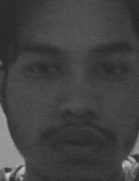
#> input picture Upload_image_here/0.jpg, 139 x 181 px; its folder holds only this picture in this run
$ python landmark.py
#> lines starting #> are read from the running program, lines starting #| are printed output that depends on the picture
import os
import time
import cv2 as cv
import pandas as pd
from save_csv import save

class Main:
    def __init__(self, imagePath, w_name='image',image_name=None, iteration=False):
        self.iteration = iteration
        self.image_name = image_name
        self.imagePath = imagePath
        self.windowName = w_name
        self.font = cv.FONT_HERSHEY_SIMPLEX
        self.line_type = cv.LINE_AA
        self.count = 0
        self.color = (255, 255, 255)
        self.co_ordinate = []

        cv.namedWindow(self.windowName)
        # Create a track bar for the point
        cv.createTrackbar('colorP', self.windowName, 0, 3, self.trackbar)


    # Callback function for trackbar that select the color
    def trackbar(self, x):
        print(x)
        if x == 0:
            self.color = (100, 0, 0)
        elif x == 1:
            self.color = (255, 0, 0)
        elif x == 2:
            self.color = (0, 255, 0)
        elif x == 3:
            self.color = (0, 0, 255)
        else:
            self.color = (255, 255, 255)

    def run(self):
        while True:
            #Reading the image
            self.image = cv.imread(self.imagePath, 1)
#> self.image is the input picture: shape (181, 139, 3); min 38, max 194, mean 65.6

            #Resizing the image if it's not (512, 512)
            if self.image.shape[0] != 200 and self.image.shape[1] !=200:
                self.image = cv.resize(self.image, (200, 200))
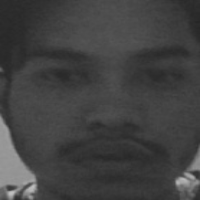
#> self.image: shape (200, 200, 3); min 38, max 192, mean 65.5

            print('Shape: {}'.format(self.image.shape))
#| Shape: (200, 200, 3)

            # Showing image
            cv.imshow(self.windowName, self.image)

            #Mouse call back
            self.mouseCallback()

            #Waiting for response
            response = self.waitkey()
            if response:
                break


    def mouseCallback(self):
        cv.setMouseCallback(self.windowName, self.onclick)

    def onclick(self, event, x, y, flags, param):
        if event == cv.EVENT_LBUTTONDOWN:
            print('Left Button: {}, {}'.format(x, y))

            #Saving the coordinate in temporory list
            self.co_ordinate.append((x, y))
            print(f'Co-ordinates: {self.co_ordinate}')

            # Show the point in image
            self.image = cv.circle(self.image, (x, y), 2, self.color, -1)

            # Showing the images
            self.showImage(self.image)

    def waitkey(self):
        key = cv.waitKey(0)
#> (key Esc is pressed here)
        if key == 27:
            quit()
#> (the program exits here)

$ run again, on Upload_image_here/108.jpg
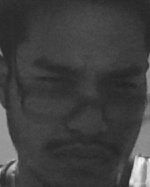
#> input picture Upload_image_here/108.jpg, 150 x 187 px
#> in run, self.image is the input picture: shape (187, 150, 3); min 34, max 243, mean 63.6
#> in run, `self.image = cv.resize(self.image, (200, 200))`:
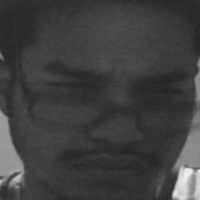
#> self.image: shape (200, 200, 3); min 34, max 242, mean 63.5
#| Shape: (200, 200, 3)

$ run again, on Upload_image_here/112.jpg
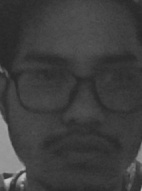
#> input picture Upload_image_here/112.jpg, 142 x 191 px
#> in run, self.image is the input picture: shape (191, 142, 3); min 38, max 198, mean 61.8
#> in run, `self.image = cv.resize(self.image, (200, 200))`:
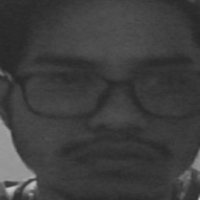
#> self.image: shape (200, 200, 3); min 38, max 196, mean 61.7
#| Shape: (200, 200, 3)

$ run again, on Upload_image_here/100.jpg
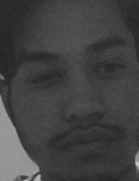
#> input picture Upload_image_here/100.jpg, 139 x 181 px
#> in run, self.image is the input picture: shape (181, 139, 3); min 35, max 208, mean 66.1
#> in run, `self.image = cv.resize(self.image, (200, 200))`:
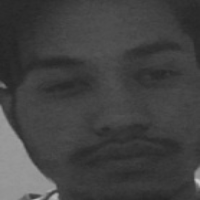
#> self.image: shape (200, 200, 3); min 35, max 203, mean 66
#| Shape: (200, 200, 3)
